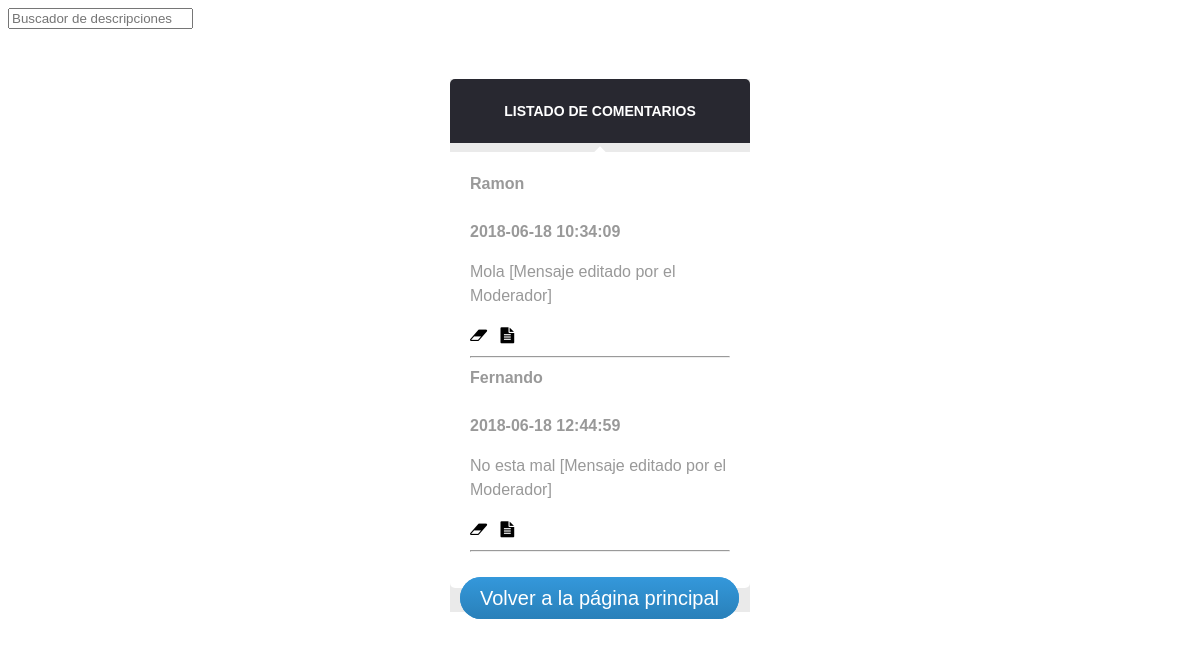
/MuseoGranada/listadoComentarios.php, run on the app's committed database.
### tables this page shows
CREATE TABLE `comentarios` (
  `id_comentario` int(100) NOT NULL,
  `comentarios_obra` int(20) NOT NULL,
  `IP` varchar(32) DEFAULT NULL,
  `Nombre` varchar(10) DEFAULT NULL,
  `Correo` varchar(30) DEFAULT NULL,
  `Fecha` datetime DEFAULT CURRENT_TIMESTAMP,
  `Texto` text
);

### MuseoGranada/listadoComentarios.php (the view, shortened to what this page needs)
<?php
include "head.php";
$conexion = mysqli_connect("localhost", "root", "");
$seleccion_comentarios = "SELECT * FROM comentarios";
if(!($resultado_comentarios = mysqli_query($conexion, $seleccion_comentarios))){
    echo "Fallo del query de comentarios";
    exit();
}
?>
    <!DOCTYPE html>
    <html lang="es">
    <div id="buscador">
        <input type="text" id="search" placeholder="Buscador de descripciones" list="result" />
    </div>
    <div id="popup" class="popup">
        <h1>Listado de Comentarios</h1>
        <fieldset>
            <form>
                <?php
                while($array_resultado_comentarios = mysqli_fetch_assoc($resultado_comentarios)) {
                    echo "<b>".$array_resultado_comentarios["Nombre"]."</b>"."</br></br><b>".$array_resultado_comentarios["Fecha"]."</b>"."<p>".$array_resultado_comentarios["Texto"]."</p>";
                    echo "<a class='fa fa-eraser' title='Borrar' href='borrarComentarios.php?id=".$array_resultado_comentarios["id_comentario"]."'></a>&nbsp&nbsp&nbsp<a class='fa fa-file-text' title='Editar' href='editarComentarios.php?id=".$array_resultado_comentarios["id_comentario"]."'></a>";
                    echo "<hr />";
                }
                ?>
            </form>
        </fieldset>
        <?php echo "<a class='botonlista'' href='logueado.php?user=".$tipo."'>Volver a la página principal</a><br/>"; ?>
    </div>
    </html>

### MuseoGranada/static/style.css (style rules this page uses)
#buscador { position: relative; }
.botonlista { background: #3498db; background-image: -webkit-linear-gradient(top, #3498db, #2980b9); background-image: -moz-linear-gradient(top, #3498db, #2980b9); background-image: -ms-linear-gradient(top, #3498db, #2980b9); background-image: -o-linear-gradient(top, #3498db, #2980b9); background-image: linear-gradient(to bottom, #3498db, #2980b9); -webkit-border-radius: 28; -moz-border-radius: 28; border-radius: 28px; font-family: Arial; color: #ffffff; font-size: 20px; padding: 10px 20px 10px 20px; text-decoration: none; left: 10px; bottom: 2px; width: 100px; position: relative; }
#popup { margin: 50px auto; width: 300px; }
#popup h1 { background-color: #282830; border-radius: 5px 5px 0 0; color: #fff; font-size: 14px; padding: 20px; text-align: center; text-transform: uppercase; }
#popup fieldset { background: #fff; border-radius: 0 0 5px 5px; padding: 20px; position: relative; }
#popup fieldset:before { background-color: #fff; content: ""; height: 8px; left: 50%; margin: -4px 0 0 -4px; position: absolute; top: 0; -webkit-transform: rotate(45deg); -moz-transform: rotate(45deg); -ms-transform: rotate(45deg); -o-transform: rotate(45deg); transform: rotate(45deg); width: 8px; }
fieldset { border: none; margin: 0; }
.popup { background: #eaeaea; color: #999; font: 100%/1.5em sans-serif; margin: 0; }
a { text-decoration: none; color: black; }

### data on the page
comentarios: Nombre "Ramon", Fecha "2018-06-18 10:34:09", Texto "Mola [Mensaje editado por el Moderador]"
comentarios: Nombre "Fernando", Fecha "2018-06-18 12:44:59", Texto "No esta mal [Mensaje editado por el Moderador]"
